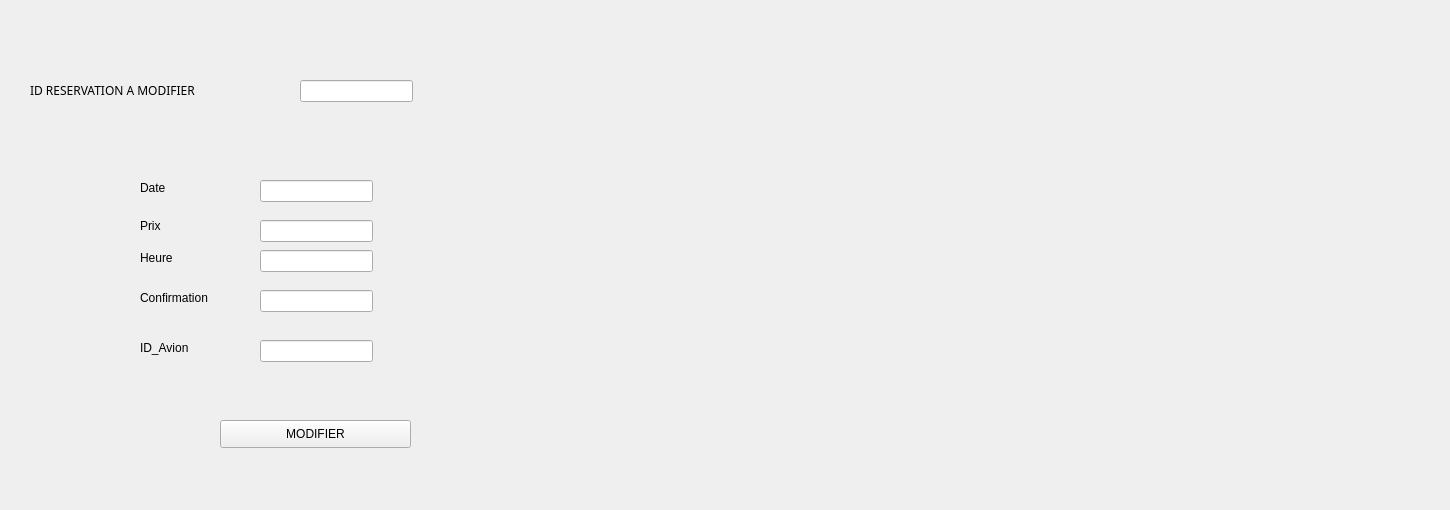
      <widget class="QWidget" name="tab_2">
       <attribute name="title">
        <string>modifier</string>
       </attribute>
       <widget class="QLabel" name="label_7">
        <property name="geometry">
         <rect>
          <x>30</x>
          <y>80</y>
          <width>261</width>
          <height>20</height>
         </rect>
        </property>
        <property name="font">
         <font>
          <family>Yu Gothic UI Semibold</family>
         </font>
        </property>
        <property name="text">
         <string>ID RESERVATION A MODIFIER</string>
        </property>
       </widget>
       <widget class="QLineEdit" name="id2">
        <property name="geometry">
         <rect>
          <x>300</x>
          <y>80</y>
          <width>113</width>
          <height>22</height>
         </rect>
        </property>
       </widget>
       <widget class="QLabel" name="label_8">
        <property name="geometry">
         <rect>
          <x>140</x>
          <y>180</y>
          <width>55</width>
          <height>16</height>
         </rect>
        </property>
        <property name="text">
         <string>Date</string>
        </property>
       </widget>
       <widget class="QLabel" name="label_9">
        <property name="geometry">
         <rect>
          <x>140</x>
          <y>210</y>
          <width>55</width>
          <height>31</height>
         </rect>
        </property>
        <property name="text">
         <string>Prix</string>
        </property>
       </widget>
       <widget class="QLabel" name="label_10">
        <property name="geometry">
         <rect>
          <x>140</x>
          <y>250</y>
          <width>55</width>
          <height>16</height>
         </rect>
        </property>
        <property name="text">
         <string>Heure</string>
        </property>
       </widget>
       <widget class="QLabel" name="label_11">
        <property name="geometry">
         <rect>
          <x>140</x>
          <y>290</y>
          <width>111</width>
          <height>16</height>
         </rect>
        </property>
        <property name="text">
         <string>Confirmation</string>
        </property>
       </widget>
       <widget class="QLineEdit" name="date2">
        <property name="geometry">
         <rect>
          <x>260</x>
          <y>180</y>
          <width>113</width>
          <height>22</height>
         </rect>
        </property>
       </widget>
       <widget class="QLineEdit" name="prix2">
        <property name="geometry">
         <rect>
          <x>260</x>
          <y>220</y>
          <width>113</width>
          <height>22</height>
         </rect>
        </property>
       </widget>
       <widget class="QLineEdit" name="heure2">
        <property name="geometry">
         <rect>
          <x>260</x>
          <y>250</y>
          <width>113</width>
          <height>22</height>
         </rect>
        </property>
       </widget>
       <widget class="QLineEdit" name="conf2">
        <property name="geometry">
         <rect>
          <x>260</x>
          <y>290</y>
          <width>113</width>
          <height>22</height>
         </rect>
        </property>
       </widget>
       <widget class="QPushButton" name="pushButton">
        <property name="geometry">
         <rect>
          <x>220</x>
          <y>420</y>
          <width>191</width>
          <height>28</height>
         </rect>
        </property>
        <property name="text">
         <string>MODIFIER</string>
        </property>
       </widget>
       <widget class="QLabel" name="arriere2">
        <property name="geometry">
         <rect>
          <x>0</x>
          <y>0</y>
          <width>1441</width>
          <height>501</height>
         </rect>
        </property>
        <property name="text">
         <string/>
        </property>
       </widget>
       <widget class="QLabel" name="label_25">
        <property name="geometry">
         <rect>
          <x>140</x>
          <y>340</y>
          <width>101</width>
          <height>16</height>
         </rect>
        </property>
        <property name="text">
         <string>ID_Avion</string>
        </property>
       </widget>
       <widget class="QLineEdit" name="idavion2">
        <property name="geometry">
         <rect>
          <x>260</x>
          <y>340</y>
          <width>113</width>
          <height>22</height>
         </rect>
        </property>
       </widget>
       <zorder>arriere2</zorder>
       <zorder>label_7</zorder>
       <zorder>id2</zorder>
       <zorder>label_8</zorder>
       <zorder>label_9</zorder>
       <zorder>label_10</zorder>
       <zorder>label_11</zorder>
       <zorder>date2</zorder>
       <zorder>prix2</zorder>
       <zorder>heure2</zorder>
       <zorder>conf2</zorder>
       <zorder>pushButton</zorder>
       <zorder>label_25</zorder>
       <zorder>idavion2</zorder>
      </widget>
